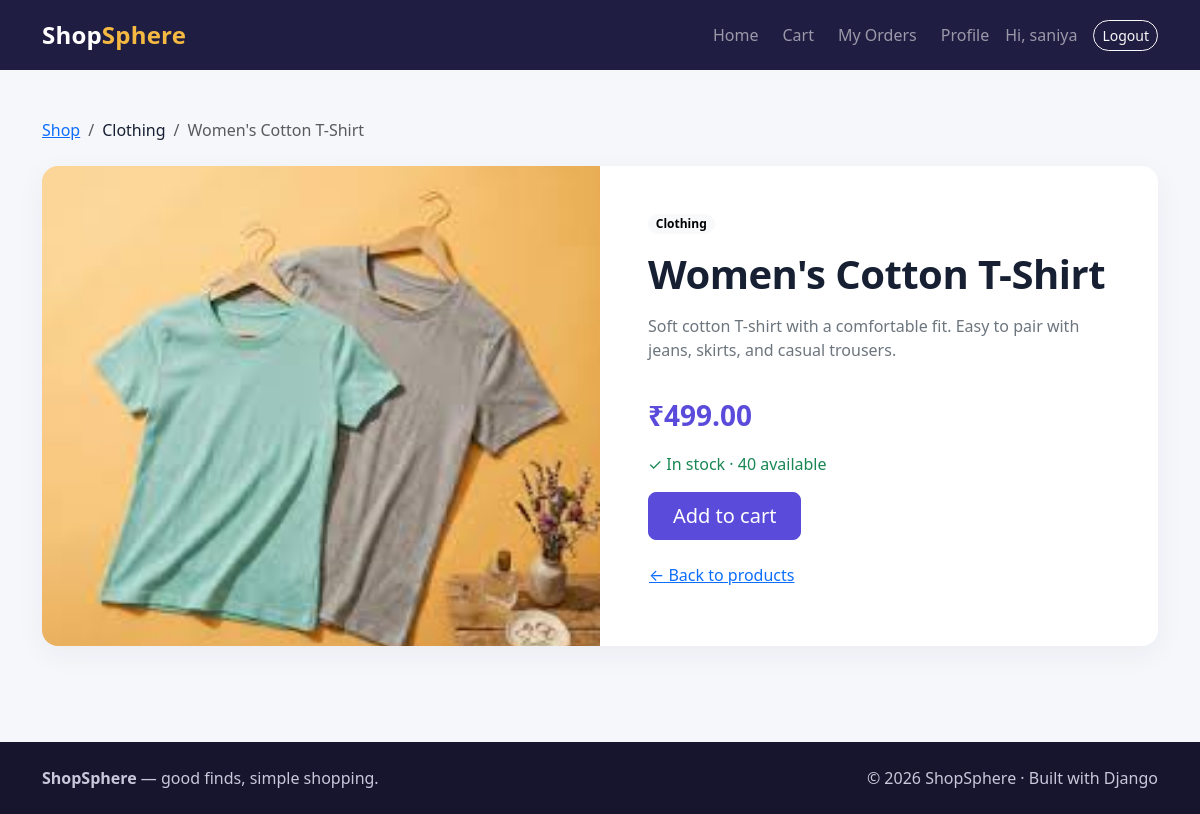
Page /product/2/ (signed in) on the committed database.
### store/models.py (models this page shows, shortened)
class Product(models.Model):
    category=models.ForeignKey(
        Category,
        on_delete=models.CASCADE,
        related_name='products'
    )
    name=models.CharField(max_length=200)
    description=models.TextField()
    price=models.DecimalField(max_digits=10,decimal_places=2)
    stock=models.PositiveIntegerField(default=0)
    image=models.ImageField(upload_to='products/',blank=True,null=True)
    created_at=models.DateTimeField(auto_now_add=True)

class Category(models.Model):
    name=models.CharField(max_length=100,unique=True)
    description=models.TextField(blank=True)

### store/views.py (the view)
# urls.py: path('product/<int:id>/', views.product_detail, name='product_detail'),
@login_required
def product_detail(request,id):
    product=get_object_or_404(Product,id=id)
    return render(request,'product_detail.html',{'product':product})

### store/context_processors.py (called while the page is built)
def cart_summary(request):
    cart = request.session.get("cart", {})
    count = 0
    for quantity in cart.values():
        try:
            count += max(0, int(quantity))
        except (TypeError, ValueError):
            continue
    return {"cart_count": count}

### store/templates/product_detail.html (shortened to what this page needs)
{% extends 'base.html' %}
{% block content %}
<main class="container py-5">
  <nav aria-label="breadcrumb" class="mb-4"><ol class="breadcrumb"><li class="breadcrumb-item"><a href="{% url 'home' %}">Shop</a></li><li class="breadcrumb-item">{{ product.category.name }}</li><li class="breadcrumb-item active" aria-current="page">{{ product.name }}</li></ol></nav>
  <div class="panel bg-white overflow-hidden"><div class="row g-0">
    <div class="col-md-6">{% if product.image %}<img src="{{ product.image.url }}" class="product-detail-image" alt="{{ product.name }}">{% else %}<div class="product-detail-image d-flex justify-content-center align-items-center fs-1">🛍️</div>{% endif %}</div>
    <div class="col-md-6 p-4 p-lg-5 d-flex flex-column align-items-start"><span class="badge rounded-pill text-bg-light mb-3">{{ product.category.name }}</span><h1 class="section-title">{{ product.name }}</h1><p class="text-secondary mt-2">{{ product.description }}</p><div class="price fs-3 my-3">₹{{ product.price|floatformat:2 }}</div>
    {% if product.stock > 0 %}<p class="text-success">✓ In stock · {{ product.stock }} available</p><form method="post" action="{% url 'add_to_cart' product.id %}">{% csrf_token %}<button class="btn btn-primary btn-lg px-4" type="submit">Add to cart</button></form>{% else %}<p class="text-danger">Currently out of stock</p><button class="btn btn-secondary" disabled>Unavailable</button>{% endif %}
    <a href="{% url 'home' %}" class="btn btn-link px-0 mt-3">← Back to products</a></div>
  </div></div>
</main>
{% endblock %}

### store/templates/base.html (shortened to what this page needs)
{% load static %}
<!doctype html>
<html lang="en">
<head>
  <link href="https://cdn.jsdelivr.net/npm/bootstrap@5.3.3/dist/css/bootstrap.min.css" rel="stylesheet">
  <link href="{% static 'css/style.css' %}" rel="stylesheet">
</head>
<body>
  <nav class="navbar navbar-expand-lg navbar-dark" style="background:#201d42">
    <div class="container py-1">
      <a class="navbar-brand fs-4" href="{% url 'home' %}">Shop<span class="brand-dot">Sphere</span></a>
      <div class="collapse navbar-collapse" id="mainNav">
        <ul class="navbar-nav ms-auto align-items-lg-center gap-lg-2">
          <li class="nav-item"><a class="nav-link" href="{% url 'home' %}">Home</a></li>
          <li class="nav-item"><a class="nav-link" href="{% url 'cart' %}">Cart{% if cart_count %} <span class="badge bg-warning text-dark">{{ cart_count }}</span>{% endif %}</a></li>
          {% if user.is_authenticated %}
            <li class="nav-item"><a class="nav-link" href="{% url 'my_orders' %}">My Orders</a></li>
            <li class="nav-item"><a class="nav-link" href="{% url 'profile' %}">Profile</a></li>
            <li class="nav-item"><span class="navbar-text me-lg-2">Hi, {{ user.username }}</span></li>
            <li class="nav-item"><form action="{% url 'logout' %}" method="post">{% csrf_token %}<button class="btn btn-outline-light btn-sm pill" type="submit">Logout</button></form></li>
          {% else %}
            <li class="nav-item"><a class="nav-link" href="{% url 'login' %}">Login</a></li>
            <li class="nav-item"><a class="btn btn-warning btn-sm pill px-3" href="{% url 'register' %}">Create account</a></li>
          {% endif %}
        </ul>
      </div>
    </div>
  </nav>
  {% block content %}{% endblock %}
  <footer class="footer mt-5 py-4">
    <div class="container d-flex flex-column flex-sm-row justify-content-between gap-2">
      <span><strong>ShopSphere</strong> — good finds, simple shopping.</span>
      <span>© {% now "Y" %} ShopSphere · Built with Django</span>
    </div>
  </footer>
</body>
</html>

### static/css/style.css (style rules this page uses)
:root { --ink:#172033;--brand:#5b4bdb;--brand-dark:#4034ad;--surface:#f6f7fb }
body { background:var(--surface);color:var(--ink);min-height:100vh }
.navbar-brand { font-weight:800;letter-spacing:.2px }
.brand-dot { color:#f5b942 }
.section-title { font-weight:800;letter-spacing:-.5px }
.price { color:var(--brand);font-size:1.2rem;font-weight:800 }
.btn-primary { background:var(--brand);border-color:var(--brand) }
.pill { border-radius:999px }
.panel { border:0;border-radius:1rem;box-shadow:0 8px 30px #2020440d }
.footer { background:#17152e;color:#c9c8da }
.product-detail-image { width:100%;height:min(480px,70vw);object-fit:cover;background:#ececf4 }

### rows in the picture
Product: category.name "Clothing", name "Women's Cotton T-Shirt", image (picture), description "Soft cotton T-shirt with a comfortable fit. Easy to pair with jeans, skirts, and casual trousers.", price "499.00", stock "40"

### other values in the picture
{{ user.username }} "saniya"
